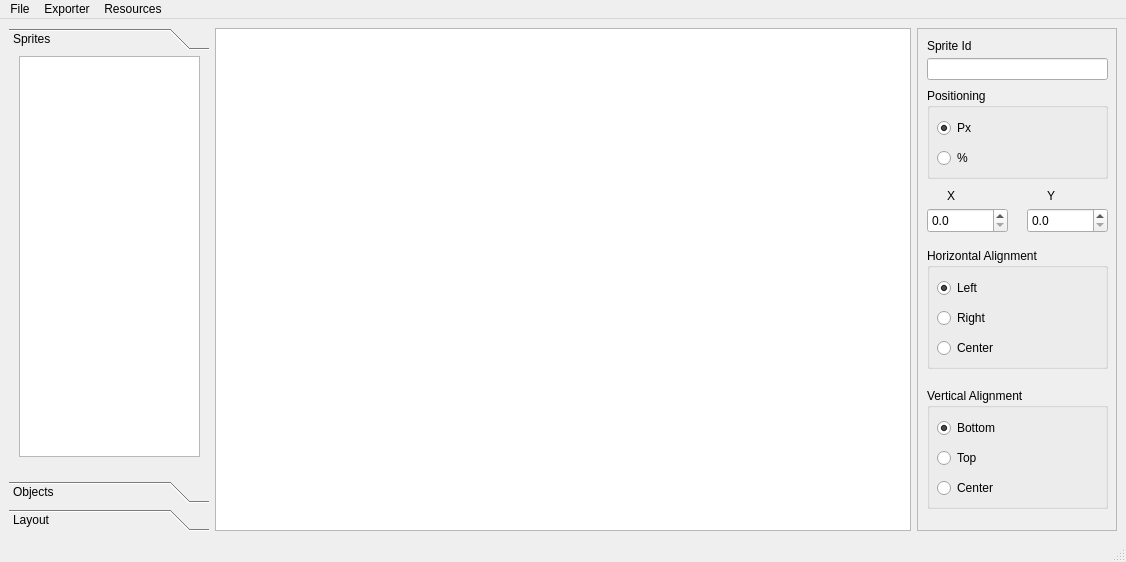
<?xml version="1.0" encoding="UTF-8"?>
<ui version="4.0">
 <class>MainWindow</class>
 <widget class="QMainWindow" name="MainWindow">
  <property name="geometry">
   <rect>
    <x>0</x>
    <y>0</y>
    <width>1126</width>
    <height>562</height>
   </rect>
  </property>
  <property name="sizePolicy">
   <sizepolicy hsizetype="Expanding" vsizetype="Expanding">
    <horstretch>0</horstretch>
    <verstretch>0</verstretch>
   </sizepolicy>
  </property>
  <property name="windowTitle">
   <string>MainWindow</string>
  </property>
  <widget class="QWidget" name="centralwidget">
   <property name="enabled">
    <bool>true</bool>
   </property>
   <property name="sizePolicy">
    <sizepolicy hsizetype="Expanding" vsizetype="Expanding">
     <horstretch>0</horstretch>
     <verstretch>0</verstretch>
    </sizepolicy>
   </property>
   <layout class="QVBoxLayout" name="verticalLayout">
    <item>
     <layout class="QHBoxLayout" name="horizontalLayout">
      <property name="sizeConstraint">
       <enum>QLayout::SetDefaultConstraint</enum>
      </property>
      <item>
       <widget class="QToolBox" name="toolBox">
        <property name="maximumSize">
         <size>
          <width>200</width>
          <height>16777215</height>
         </size>
        </property>
        <property name="frameShape">
         <enum>QFrame::NoFrame</enum>
        </property>
        <property name="currentIndex">
         <number>0</number>
        </property>
        <widget class="QWidget" name="sprites">
         <property name="geometry">
          <rect>
           <x>0</x>
           <y>0</y>
           <width>200</width>
           <height>391</height>
          </rect>
         </property>
         <attribute name="label">
          <string>Sprites</string>
         </attribute>
         <widget class="QListWidget" name="spritesListWidget">
          <property name="geometry">
           <rect>
            <x>10</x>
            <y>0</y>
            <width>181</width>
            <height>401</height>
           </rect>
          </property>
          <property name="viewMode">
           <enum>QListView::IconMode</enum>
          </property>
         </widget>
        </widget>
        <widget class="QWidget" name="objects">
         <property name="geometry">
          <rect>
           <x>0</x>
           <y>0</y>
           <width>200</width>
           <height>391</height>
          </rect>
         </property>
         <attribute name="label">
          <string>Objects</string>
         </attribute>
         <widget class="QListWidget" name="objectsListWidget">
          <property name="geometry">
           <rect>
            <x>10</x>
            <y>0</y>
            <width>181</width>
            <height>401</height>
           </rect>
          </property>
         </widget>
        </widget>
        <widget class="QWidget" name="layout">
         <property name="geometry">
          <rect>
           <x>0</x>
           <y>0</y>
           <width>200</width>
           <height>391</height>
          </rect>
         </property>
         <attribute name="label">
          <string>Layout</string>
         </attribute>
         <widget class="QTreeWidget" name="layoutTreeWidget">
          <property name="geometry">
           <rect>
            <x>10</x>
            <y>0</y>
            <width>181</width>
            <height>381</height>
           </rect>
          </property>
          <column>
           <property name="text">
            <string notr="true">1</string>
           </property>
          </column>
         </widget>
        </widget>
       </widget>
      </item>
      <item>
       <widget class="DesignerGraphicsView" name="graphicsView">
        <property name="verticalScrollBarPolicy">
         <enum>Qt::ScrollBarAlwaysOff</enum>
        </property>
        <property name="horizontalScrollBarPolicy">
         <enum>Qt::ScrollBarAlwaysOff</enum>
        </property>
       </widget>
      </item>
      <item>
       <widget class="QFrame" name="frame">
        <property name="minimumSize">
         <size>
          <width>200</width>
          <height>0</height>
         </size>
        </property>
        <property name="frameShape">
         <enum>QFrame::StyledPanel</enum>
        </property>
        <property name="frameShadow">
         <enum>QFrame::Raised</enum>
        </property>
        <widget class="QGroupBox" name="unitsBox">
         <property name="geometry">
          <rect>
           <x>10</x>
           <y>60</y>
           <width>181</width>
           <height>91</height>
          </rect>
         </property>
         <property name="title">
          <string>Positioning</string>
         </property>
         <widget class="QRadioButton" name="percentButton">
          <property name="geometry">
           <rect>
            <x>10</x>
            <y>60</y>
            <width>51</width>
            <height>20</height>
           </rect>
          </property>
          <property name="text">
           <string>%</string>
          </property>
         </widget>
         <widget class="QRadioButton" name="pxButton">
          <property name="geometry">
           <rect>
            <x>10</x>
            <y>30</y>
            <width>51</width>
            <height>20</height>
           </rect>
          </property>
          <property name="text">
           <string>Px</string>
          </property>
          <property name="checked">
           <bool>true</bool>
          </property>
         </widget>
        </widget>
        <widget class="QGroupBox" name="horizontalAlignmentBox">
         <property name="geometry">
          <rect>
           <x>10</x>
           <y>220</y>
           <width>181</width>
           <height>121</height>
          </rect>
         </property>
         <property name="title">
          <string>Horizontal Alignment</string>
         </property>
         <widget class="QRadioButton" name="alignLeftButton">
          <property name="geometry">
           <rect>
            <x>10</x>
            <y>30</y>
            <width>102</width>
            <height>20</height>
           </rect>
          </property>
          <property name="text">
           <string>Left</string>
          </property>
          <property name="checked">
           <bool>true</bool>
          </property>
         </widget>
         <widget class="QRadioButton" name="alignRightButton">
          <property name="geometry">
           <rect>
            <x>10</x>
            <y>60</y>
            <width>102</width>
            <height>20</height>
           </rect>
          </property>
          <property name="text">
           <string>Right</string>
          </property>
         </widget>
         <widget class="QRadioButton" name="alignCenterButton">
          <property name="geometry">
           <rect>
            <x>10</x>
            <y>90</y>
            <width>102</width>
            <height>20</height>
           </rect>
          </property>
          <property name="text">
           <string>Center</string>
          </property>
         </widget>
        </widget>
        <widget class="QGroupBox" name="verticalAlignmentBox">
         <property name="geometry">
          <rect>
           <x>10</x>
           <y>360</y>
           <width>181</width>
           <height>121</height>
          </rect>
         </property>
         <property name="title">
          <string>Vertical Alignment</string>
         </property>
         <widget class="QRadioButton" name="alignCenterVerticalButton">
          <property name="geometry">
           <rect>
            <x>10</x>
            <y>90</y>
            <width>102</width>
            <height>20</height>
           </rect>
          </property>
          <property name="text">
           <string>Center</string>
          </property>
         </widget>
         <widget class="QRadioButton" name="alignBottomButton">
          <property name="geometry">
           <rect>
            <x>10</x>
            <y>30</y>
            <width>102</width>
            <height>20</height>
           </rect>
          </property>
          <property name="text">
           <string>Bottom</string>
          </property>
          <property name="checked">
           <bool>true</bool>
          </property>
         </widget>
         <widget class="QRadioButton" name="alignTopButton">
          <property name="geometry">
           <rect>
            <x>10</x>
            <y>60</y>
            <width>102</width>
            <height>20</height>
           </rect>
          </property>
          <property name="text">
           <string>Top</string>
          </property>
         </widget>
        </widget>
        <widget class="QLineEdit" name="viewIdEdit">
         <property name="geometry">
          <rect>
           <x>10</x>
           <y>30</y>
           <width>181</width>
           <height>22</height>
          </rect>
         </property>
         <property name="inputMask">
          <string/>
         </property>
         <property name="text">
          <string/>
         </property>
         <property name="placeholderText">
          <string/>
         </property>
        </widget>
        <widget class="QLabel" name="label">
         <property name="geometry">
          <rect>
           <x>10</x>
           <y>10</y>
           <width>71</width>
           <height>16</height>
          </rect>
         </property>
         <property name="text">
          <string>Sprite Id</string>
         </property>
        </widget>
        <widget class="QDoubleSpinBox" name="doubleSpinBox">
         <property name="geometry">
          <rect>
           <x>10</x>
           <y>180</y>
           <width>81</width>
           <height>25</height>
          </rect>
         </property>
         <property name="decimals">
          <number>1</number>
         </property>
        </widget>
        <widget class="QDoubleSpinBox" name="doubleSpinBox_2">
         <property name="geometry">
          <rect>
           <x>110</x>
           <y>180</y>
           <width>81</width>
           <height>25</height>
          </rect>
         </property>
         <property name="decimals">
          <number>1</number>
         </property>
        </widget>
        <widget class="QLabel" name="label_2">
         <property name="geometry">
          <rect>
           <x>30</x>
           <y>160</y>
           <width>16</width>
           <height>16</height>
          </rect>
         </property>
         <property name="text">
          <string>X</string>
         </property>
        </widget>
        <widget class="QLabel" name="label_3">
         <property name="geometry">
          <rect>
           <x>130</x>
           <y>160</y>
           <width>16</width>
           <height>16</height>
          </rect>
         </property>
         <property name="text">
          <string>Y</string>
         </property>
        </widget>
       </widget>
      </item>
     </layout>
    </item>
   </layout>
  </widget>
  <widget class="QMenuBar" name="menubar">
   <property name="geometry">
    <rect>
     <x>0</x>
     <y>0</y>
     <width>1126</width>
     <height>22</height>
    </rect>
   </property>
   <widget class="QMenu" name="menuFile">
    <property name="title">
     <string>File</string>
    </property>
    <addaction name="actionNew"/>
    <addaction name="actionOpen"/>
    <addaction name="actionSave"/>
   </widget>
   <widget class="QMenu" name="menuExporter">
    <property name="title">
     <string>Exporter</string>
    </property>
    <addaction name="actionExport_to_MOAI"/>
   </widget>
   <widget class="QMenu" name="menuResources">
    <property name="title">
     <string>Resources</string>
    </property>
    <addaction name="actionSet_Dir"/>
   </widget>
   <addaction name="menuFile"/>
   <addaction name="menuExporter"/>
   <addaction name="menuResources"/>
  </widget>
  <widget class="QStatusBar" name="statusbar"/>
  <action name="actionNew">
   <property name="text">
    <string>New</string>
   </property>
  </action>
  <action name="actionExport_to_MOAI">
   <property name="text">
    <string>Export to MOAI</string>
   </property>
  </action>
  <action name="actionSet_Dir">
   <property name="text">
    <string>Set Dir</string>
   </property>
   <property name="shortcut">
    <string>Ctrl+D</string>
   </property>
   <property name="shortcutContext">
    <enum>Qt::WidgetShortcut</enum>
   </property>
  </action>
  <action name="actionOpen">
   <property name="text">
    <string>Open</string>
   </property>
  </action>
  <action name="actionSave">
   <property name="text">
    <string>Save</string>
   </property>
  </action>
 </widget>
 <customwidgets>
  <customwidget>
   <class>DesignerGraphicsView</class>
   <extends>QGraphicsView</extends>
   <header location="global">graphicsview</header>
  </customwidget>
 </customwidgets>
 <resources/>
 <connections/>
</ui>
